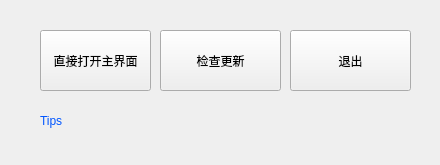
<?xml version="1.0" encoding="UTF-8"?>
<ui version="4.0">
 <class>Form</class>
 <widget class="QWidget" name="Form">
  <property name="geometry">
   <rect>
    <x>0</x>
    <y>0</y>
    <width>440</width>
    <height>165</height>
   </rect>
  </property>
  <property name="minimumSize">
   <size>
    <width>0</width>
    <height>0</height>
   </size>
  </property>
  <property name="windowTitle">
   <string>Welcome</string>
  </property>
  <property name="autoFillBackground">
   <bool>true</bool>
  </property>
  <widget class="QLabel" name="label">
   <property name="geometry">
    <rect>
     <x>40</x>
     <y>110</y>
     <width>361</width>
     <height>21</height>
    </rect>
   </property>
   <property name="styleSheet">
    <string notr="true">font: 12pt &quot;微软雅黑&quot;;
color: rgb(0, 85, 255);</string>
   </property>
   <property name="text">
    <string>Tips</string>
   </property>
  </widget>
  <widget class="QPushButton" name="pushButton_2">
   <property name="geometry">
    <rect>
     <x>290</x>
     <y>30</y>
     <width>121</width>
     <height>61</height>
    </rect>
   </property>
   <property name="text">
    <string>退出</string>
   </property>
  </widget>
  <widget class="QPushButton" name="pushButton">
   <property name="geometry">
    <rect>
     <x>40</x>
     <y>30</y>
     <width>111</width>
     <height>61</height>
    </rect>
   </property>
   <property name="text">
    <string>直接打开主界面</string>
   </property>
  </widget>
  <widget class="QPushButton" name="pushButton_3">
   <property name="geometry">
    <rect>
     <x>160</x>
     <y>30</y>
     <width>121</width>
     <height>61</height>
    </rect>
   </property>
   <property name="text">
    <string>检查更新</string>
   </property>
  </widget>
 </widget>
 <resources/>
 <connections>
  <connection>
   <sender>pushButton_2</sender>
   <signal>clicked()</signal>
   <receiver>Form</receiver>
   <slot>close()</slot>
   <hints>
    <hint type="sourcelabel">
     <x>101</x>
     <y>66</y>
    </hint>
    <hint type="destinationlabel">
     <x>138</x>
     <y>63</y>
    </hint>
   </hints>
  </connection>
 </connections>
</ui>
